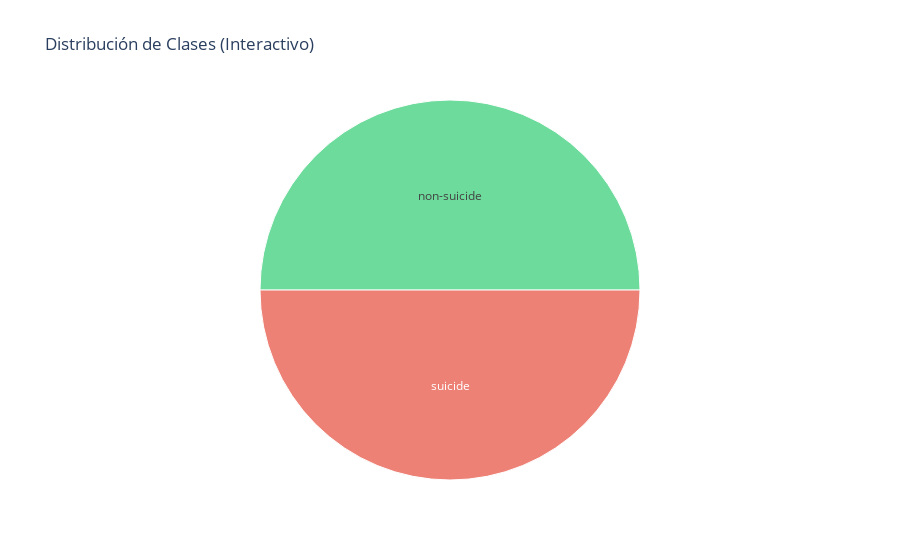

Source (notebook cell):
### Code cell
# CÉLULA 10: Análisis interactivo con Plotly
try:
    fig = px.sunburst(
        raw_data, path=['class'], 
        title='Distribución de Clases (Interactivo)',
        color='class',
        color_discrete_map={'suicide': '#e74c3c', 'non-suicide': '#2ecc71'}
    )
    fig.show()
except Exception as e:
    print(f"⚠️ Plotly requiere reiniciar el kernel. Error: {e}")
    print("Por favor reinicia el kernel (Kernel → Restart) y vuelve a ejecutar.")

### Figure 1 — Plotly figure (JSON) as saved in the notebook; plotly's stock layout.template omitted (floating-point values rounded to 4 significant figures)
{"data": [{"branchvalues": "total", "customdata": [["non-suicide"], ["suicide"]], "domain": {"x": [0, 1], "y": [0, 1]}, "hovertemplate": "labels=%{label}<br>count=%{value}<br>parent=%{parent}<br>id=%{id}<br>class=%{customdata[0]}<extra></extra>", "ids": ["non-suicide", "suicide"], "labels": ["non-suicide", "suicide"], "marker": {"colors": ["#2ecc71", "#e74c3c"]}, "name": "", "parents": ["", ""], "type": "sunburst", "values": [116037, 116037]}], "layout": {"legend": {"tracegroupgap": 0}, "title": {"text": "Distribución de Clases (Interactivo)"}}}
